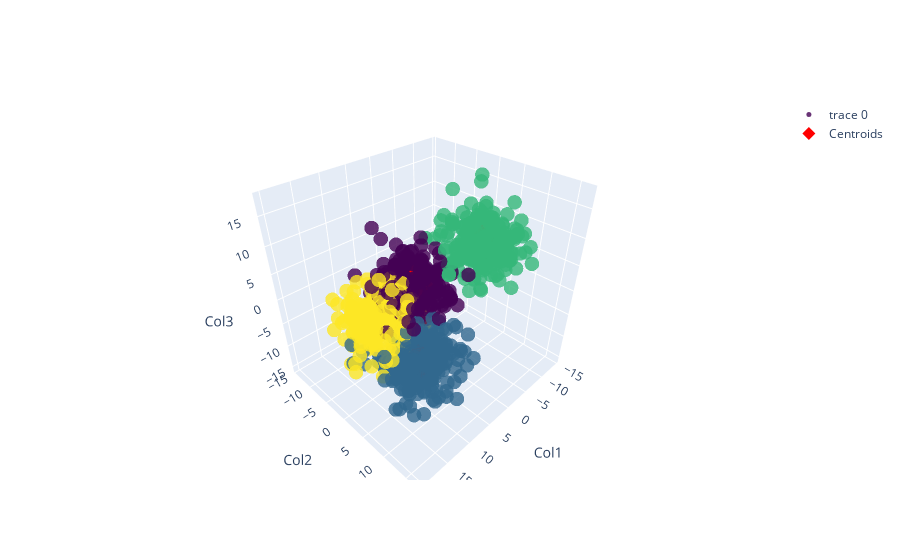

Notebook code for this chart:
### Code cell
# ----------------------
# Plotting a 3D chart
# ----------------------

import plotly.graph_objects as go

# Get the cluster labels and centroids
labels = kmeans.labels_
centroids = kmeans.cluster_centers_

# Create a 3D scatter plot of the data with colors assigned to each cluster
fig = go.Figure(data=[go.Scatter3d(
    x=X[:, 0], y=X[:, 1], z=X[:, 2],
    mode='markers',
    marker=dict(
        size=5,
        color=labels,
        colorscale='Viridis',
        opacity=0.8
    )
)])

# # Add the centroids to the plot
fig.add_trace(go.Scatter3d(
    x=centroids[:, 0], y=centroids[:, 1], z=centroids[:, 2],
    mode='markers',
    marker=dict(
        size=10,
        color='red',
        symbol='diamond'
    ),
    name='Centroids'
))

# Set the layout of the plot
fig.update_layout(scene=dict(
    xaxis_title='Col1',
    yaxis_title='Col2',
    zaxis_title='Col3'
))

# # Show the plot
fig.show()

### Figure 1 — Plotly figure (JSON) as saved in the notebook; plotly's stock layout.template omitted (floating-point values rounded to 4 significant figures; data arrays with more than 128 entries replaced by an {"elided": "..."} marker saying what was removed)
{"data": [{"marker": {"color": {"elided": "1000 int values"}, "colorscale": [[0, "#440154"], [0.1111, "#482878"], [0.2222, "#3e4989"], [0.3333, "#31688e"], [0.4444, "#26828e"], [0.5556, "#1f9e89"], [0.6667, "#35b779"], [0.7778, "#6ece58"], [0.8889, "#b5de2b"], [1, "#fde725"]], "opacity": 0.8, "size": 5}, "mode": "markers", "type": "scatter3d", "x": {"elided": "1000 float values"}, "y": {"elided": "1000 float values"}, "z": {"elided": "1000 float values"}}, {"marker": {"color": "red", "size": 10, "symbol": "diamond"}, "mode": "markers", "name": "Centroids", "type": "scatter3d", "x": [0.665, 9.802, -7.681, 7.959], "y": [-4.514, 6.238, 3.534, -6.012], "z": [-1.396, -6.639, 6.457, -5.913]}], "layout": {"scene": {"xaxis": {"title": {"text": "Col1"}}, "yaxis": {"title": {"text": "Col2"}}, "zaxis": {"title": {"text": "Col3"}}}}}
